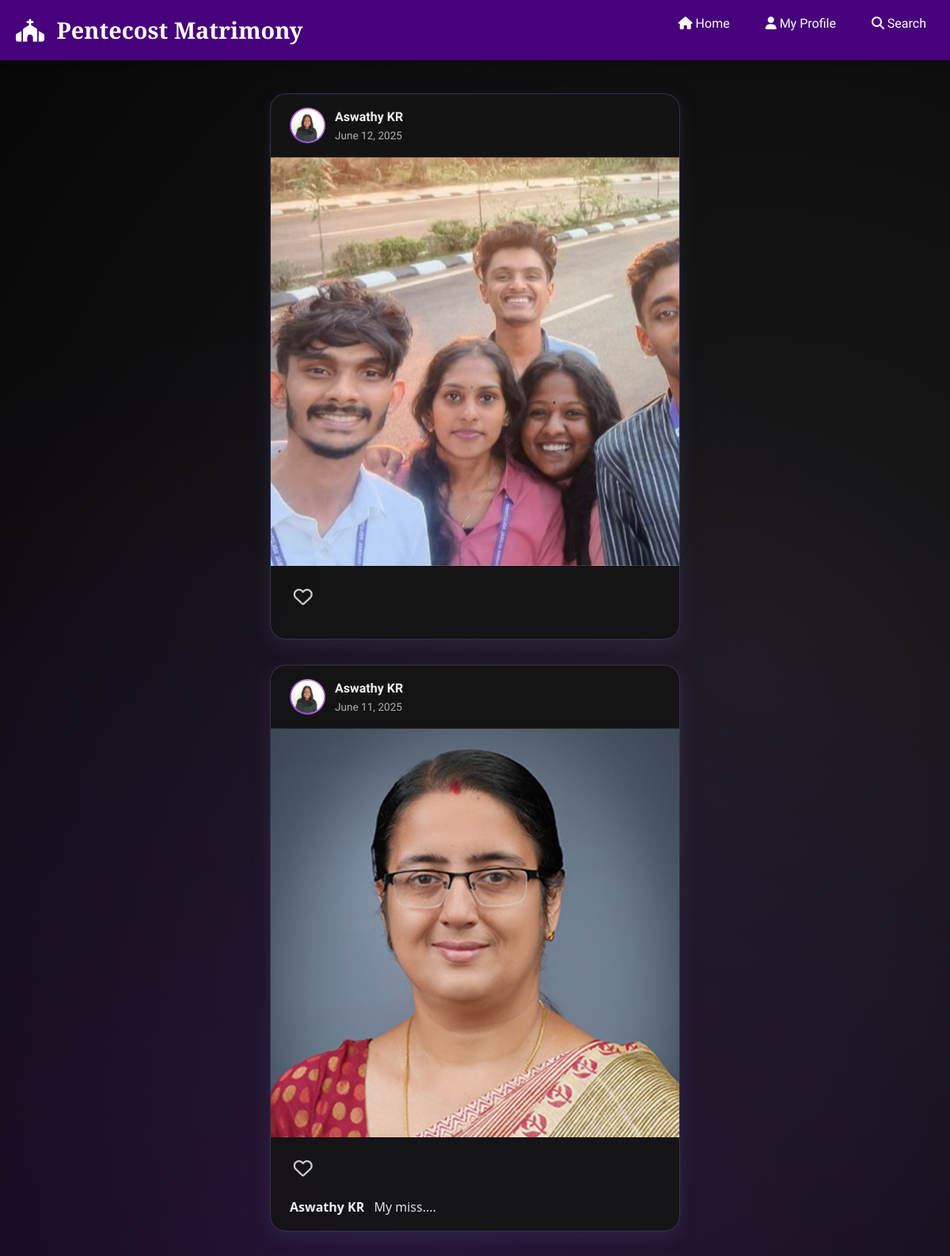
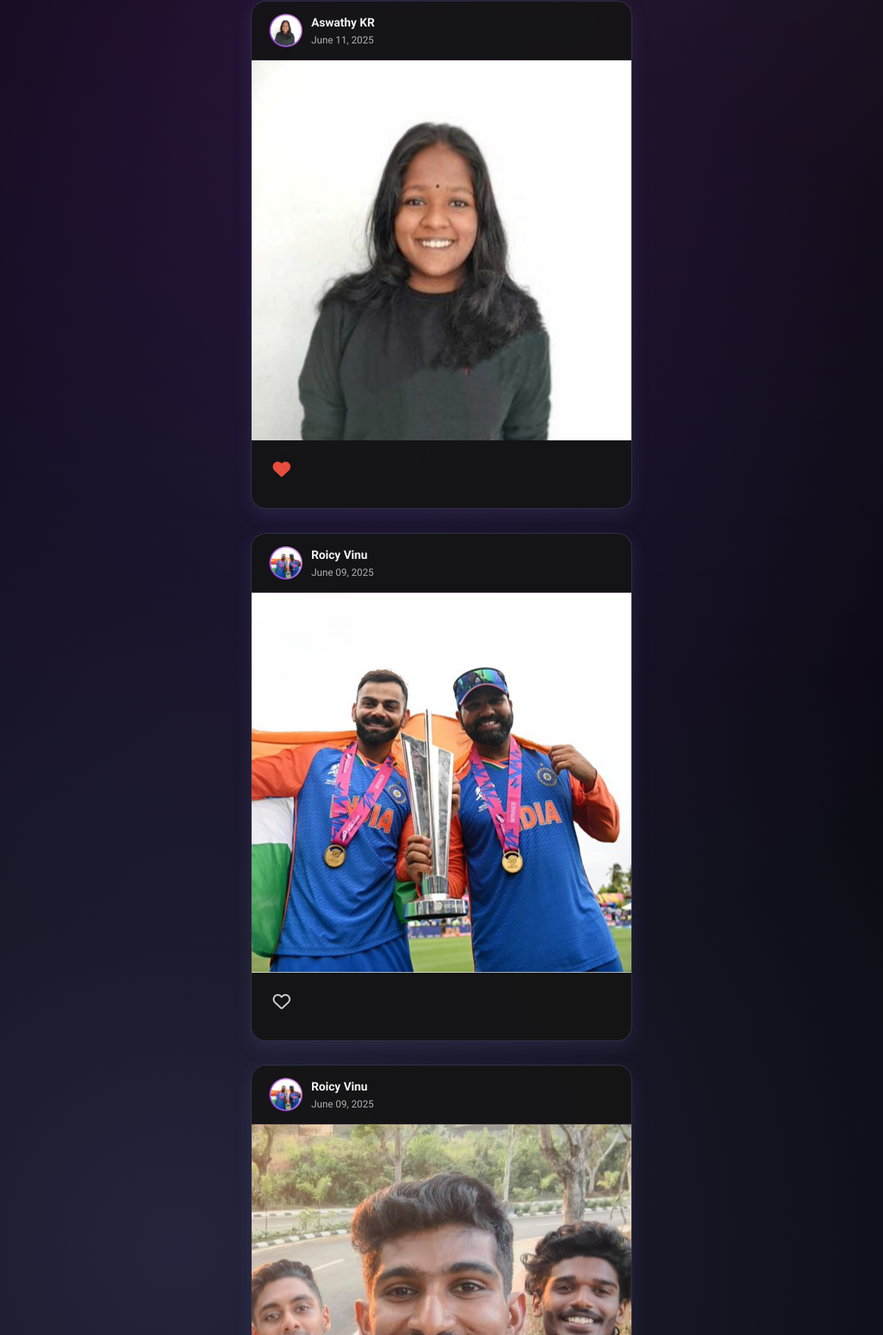
The page /feed/ (signed in, upper part) on the database its author committed (2 pictures, top to bottom).
### matri/models.py (models this page shows, shortened)
class UserPost(models.Model):
    user_profile = models.ForeignKey(UserProfile, on_delete=models.CASCADE, related_name='posts')
    image = models.ImageField(upload_to='user_posts/') # Images will be saved in MEDIA_ROOT/user_posts/
    caption = models.TextField(blank=True, null=True)
    created_at = models.DateTimeField(auto_now_add=True)
    updated_at = models.DateTimeField(auto_now=True)
    class Meta:
        ordering = ['-created_at'] # Show newest posts first

class UserProfile(models.Model):
    GENDER_CHOICES = [('Male', 'Male'), ('Female', 'Female'), ('Other', 'Other')]
    MARITAL_STATUS_CHOICES = [
        ('Never Married', 'Never Married'), ('Divorced', 'Divorced'),
        ('Widowed', 'Widowed'), ('Separated', 'Separated'),
    ]
    DIET_CHOICES = [('Vegetarian', 'Vegetarian'), ('Non-Vegetarian', 'Non-Vegetarian')]
    SMOKING_CHOICES = [('Yes', 'Yes'), ('No', 'No'), ('Occasionally', 'Occasionally')] # Added Occasionally
    DRINKING_CHOICES = [('Yes', 'Yes'), ('No', 'No'), ('Occasionally', 'Occasionally')] # Added Occasionally
    FAMILY_STATUS_CHOICES = [
        ('Middle Class', 'Middle Class'), ('Upper Middle Class', 'Upper Middle Class'),
        ('Rich', 'Rich'), ('Affluent', 'Affluent'),
    ]
    FAMILY_TYPE_CHOICES = [('Joint', 'Joint'), ('Nuclear', 'Nuclear')]
    user = models.OneToOneField(User, on_delete=models.CASCADE)
    full_name = models.CharField(max_length=100)
    gender = models.CharField(max_length=10, choices=GENDER_CHOICES)
    date_of_birth = models.DateField(null=True, blank=True)
    religion = models.CharField(max_length=50, default="Christian", editable=False)
    category = models.CharField(max_length=50, default="Pentecost", editable=False)
    mother_tongue = models.CharField(max_length=50, default="Malayalam")
    marital_status = models.CharField(max_length=20, choices=MARITAL_STATUS_CHOICES)
    height = models.IntegerField(help_text="Height in Cm (e.g. 172)", null=True, blank=True)
    weight = models.IntegerField(help_text="Weight in kg (e.g. 70)", null=True, blank=True)
    education = models.CharField(max_length=100, blank=True, null=True)
    profession = models.CharField(max_length=100, blank=True, null=True)
    Monthly_income = models.CharField(max_length=50, blank=True)
    country = models.CharField(default="India", max_length=50, blank=True)
    state = models.CharField(default="Kerala", max_length=50, blank=True)
    city = models.CharField(max_length=50, blank=True)
    housename = models.CharField(max_length=50, blank=True)
    current_location = models.CharField(max_length=50, blank=True)
    diet = models.CharField(max_length=20, choices=DIET_CHOICES, blank=True)
    smoking = models.CharField(max_length=20, choices=SMOKING_CHOICES, blank=True)
    drinking = models.CharField(max_length=20, choices=DRINKING_CHOICES, blank=True)
    father_name = models.CharField(max_length=100, blank=True, null=True)
    mother_name = models.CharField(max_length=100, blank=True, null=True)
    family_status = models.CharField(max_length=50, choices=FAMILY_STATUS_CHOICES, blank=True)
    family_type = models.CharField(max_length=50, choices=FAMILY_TYPE_CHOICES, blank=True)
    siblings = models.PositiveIntegerField(default=0, null=True, blank=True)
    looking_for = models.CharField(max_length=10, choices=GENDER_CHOICES[:2], blank=True) # Only Male/Female for looking_for
    about_me = models.TextField(blank=True, null=True)
    hobbies = models.CharField(max_length=255, blank=True, null=True)
    has_own_a_car = models.BooleanField(null=True, blank=True)
    profile_picture = models.ImageField(upload_to='profile_pics/', blank=True, null=True)
    is_profile_in_index = models.BooleanField(default=False) # Default to False for new profiles
    is_premium_member = models.BooleanField(default=False)

### matri/views.py (the view)
# urls.py: path('feed/', views.post_feed_view, name='post_feed'),
@login_required
def post_feed_view(request):
    try:
        logged_in_user_profile = UserProfile.objects.select_related('user').get(user=request.user)
    except UserProfile.DoesNotExist:
        messages.warning(request, "Please create your profile to view the feed.")
        return redirect('create_user_profile')
    logged_in_user_gender = logged_in_user_profile.gender
    own_posts_q = Q(user_profile=logged_in_user_profile)
    opposite_gender_posts_q = Q()
    if logged_in_user_gender == 'Male':
        opposite_gender_posts_q = Q(user_profile__gender='Female')
    elif logged_in_user_gender == 'Female':
        opposite_gender_posts_q = Q(user_profile__gender='Male')
    elif logged_in_user_gender == 'Other':
         opposite_gender_posts_q = Q(user_profile__gender='Male') | Q(user_profile__gender='Female')
    final_query = own_posts_q | opposite_gender_posts_q
    all_posts_list = UserPost.objects.filter(final_query).select_related(
        'user_profile',
        'user_profile__user'
    ).distinct().order_by('-created_at')
    liked_post_ids = set(
        Notification.objects.filter(
            sender=request.user,
            post_id__in=[post.id for post in all_posts_list], # Check only against posts in our feed
            message="liked your post"
        ).values_list('post_id', flat=True)
    )
    for post in all_posts_list:
        post.is_liked_by_user = post.id in liked_post_ids
    paginator = Paginator(all_posts_list, 9) # Show 9 posts per page
    page_number = request.GET.get('page')
    posts_page = paginator.get_page(page_number)
    context = {
        'posts_page': posts_page,
        'user_has_profile': True, # If this view is rendered, the user must have a profile
        'page_title': "Community Feed",
    }
    return render(request, 'matri/post_feed.html', context)

### matri/templates/matri/post_feed.html (shortened to what this page needs)
<!DOCTYPE html>
{% load static %}
<html lang="en">
<head>
    <link href="https://cdnjs.cloudflare.com/ajax/libs/font-awesome/6.4.0/css/all.min.css" rel="stylesheet">
    <link href="https://cdn.jsdelivr.net/npm/bootstrap@5.3.0/dist/css/bootstrap.min.css" rel="stylesheet">
</head>
<body>
    <nav>
        <div class="nav-container">
            <a href="{% url 'index' %}" class="logo">
                <i class="fas fa-church"></i> Pentecost Matrimony
            </a>
            <ul class="nav-links">
                <li><a href="{% url 'index' %}"><i class="fas fa-home"></i> Home</a></li>
                {% if user.is_authenticated %}
                    {% if user_has_profile %}
                        <li><a href="{% url 'view_user_profile' %}"><i class="fas fa-user"></i> My Profile</a></li>
                        <li><a href="{% url 'search_users' %}"><i class="fas fa-search"></i> Search</a></li>
                    {% else %}
                        <li><a href="{% url 'create_user_profile' %}"><i class="fas fa-plus-circle"></i> Create Profile</a></li>
                    {% endif %}
                {% else %}
                    <li><a href="{% url 'login' %}" class="auth-link"><i class="fas fa-sign-in-alt"></i> Login</a></li>
                    <li><a href="{% url 'register' %}" class="auth-link"><i class="fas fa-user-plus"></i> Register</a></li>
                {% endif %}
            </ul>
        </div>
    </nav>
    <div class="main-view-container container-fluid">
        <div class="feed-container">
            {% if posts_page.object_list %}
                {% for post in posts_page %}
                <div class="post" style="animation-delay: {{ forloop.counter0|stringformat:".2f"|slice:"1:" }}s;">
                    <div class="post-header">
                        {% if request.user.is_authenticated and request.user.userprofile.is_premium_member or request.user == post.user_profile.user %}
                            <a href="{% url 'view_other_user_profile' profile_id=post.user_profile.id %}" class="avatar-wrapper">
                                {% if post.user_profile.profile_picture %}
                                    <img src="{{ post.user_profile.profile_picture.url }}" alt="{{ post.user_profile.full_name }}" class="avatar-img">
                                {% else %}
                                    <div class="avatar-placeholder"><i class="fas fa-user"></i></div>
                                {% endif %}
                            </a>
                        {% endif %}
                        <div class="user-info">
                            {% if request.user.is_authenticated and request.user.userprofile.is_premium_member or request.user == post.user_profile.user %}
                                <a href="{% url 'view_other_user_profile' profile_id=post.user_profile.id %}" class="username">{{ post.user_profile.full_name }}</a>
                            {% else %}
                                <a href="{% url 'subscribe' %}" class="username">{{ post.user_profile.full_name }}</a>
                            {% endif %}
                            <div class="post-date">{{ post.created_at|date:"F d, Y" }}</div>
                        </div>
                    </div>
                    <div class="post-image-container" data-post-id="{{post.id}}">
                        <img src="{{ post.image.url }}" alt="{{ post.caption|default:'User post'|truncatechars:50 }}" class="post-image">
                    </div>
                    <div class="post-content">
                        <div class="post-actions">
                            <button class="action-btn like-btn" data-post-id="{{post.id}}">
                                {% if post.is_liked_by_user %}
                                    <i class="fas fa-heart"></i>
                                {% else %}
                                    <i class="far fa-heart"></i>
                                {% endif %}
                            </button>
                        </div>
                        {% if post.caption %}
                        <div class="caption">
                            {% if request.user.is_authenticated and request.user.userprofile.is_premium_member or request.user == post.user_profile.user %}
                                <a href="{% url 'view_other_user_profile' profile_id=post.user_profile.id %}" class="username-in-caption">{{ post.user_profile.full_name }}</a>
                            {% else %}
                                <a href="{% url 'subscribe' %}" class="username-in-caption">{{ post.user_profile.full_name }}</a>
                            {% endif %}
                            {{ post.caption }}
                        </div>
                        {% endif %}
                    </div>
                </div>
                {% endfor %}
            {% endif %}
        </div>
    </div>
</body>
</html>

### matri/templates/matri/post_feed.html (style rules this page uses)
* { margin: 0; padding: 0; box-sizing: border-box; }
body { font-family: 'Georgia', serif; line-height: 1.6; color: #E0E0E0; background: black; min-height: 100vh; display: flex; flex-direction: column; position: relative; }
body::before { content: ''; position: fixed; top: 0; left: 0; width: 100%; height: 100%; background: radial-gradient(circle at 20% 80%, rgba(120, 119, 198, 0.3) 0%, transparent 50%), radial-gradient(circle at 80% 20%, rgba(255, 255, 255, 0.1) 0%, transparent 50%), radial-gradient(circle at 40% 40%, rgba(138, 43, 226, 0.2) 0%, transparent 50%); pointer-events: none; z-index: -1; }
nav { position: sticky; top: 0; width: 100%; background: rgba(75, 0, 130, 0.95); backdrop-filter: blur(10px); z-index: 1000; padding: 15px 0; box-shadow: 0 2px 10px rgba(0,0,0,0.1); }
.nav-container { max-width: 1200px; margin: 0 auto; display: flex; justify-content: space-between; align-items: center; padding: 0 20px; }
.logo { font-family: 'Playfair Display', serif; font-size: 1.8rem; font-weight: bold; color: white; text-decoration: none; }
.logo i { margin-right: 8px; }
.nav-links { display: flex; list-style: none; gap: 25px; }
.nav-links a { color: white; text-decoration: none; transition: color 0.3s ease, background-color 0.3s ease; font-weight: 500; padding: 5px 10px; border-radius: 4px; }
.main-view-container { flex-grow: 1; margin-top: 10px; margin-bottom: 40px; }
.feed-container { max-width: 550px; margin: 2rem auto; padding: 0 1rem; }
.post { background: rgba(20, 20, 20, 0.9); border-radius: 20px; margin-bottom: 2rem; overflow: hidden; box-shadow: 0 8px 25px rgba(120, 119, 198, 0.15); backdrop-filter: blur(10px); border: 1px solid rgba(120, 119, 198, 0.3); transform: translateY(20px) scale(0.8); opacity: 0; animation: slideUp 0.6s ease forwards; }
.post-header { padding: 1rem 1.5rem; display: flex; align-items: center; gap: 0.75rem; border-bottom: 1px solid rgba(221, 160, 221, 0.15); }
.avatar-wrapper { width: 45px; height: 45px; border-radius: 50%; padding: 2px; background: linear-gradient(45deg, #8A2BE2, #DDA0DD); }
.avatar-wrapper .avatar-img, .avatar-wrapper .avatar-placeholder { width: 100%; height: 100%; border-radius: 50%; object-fit: cover; display: flex; align-items: center; justify-content: center; background-color: #fff; }
.user-info { flex: 1; }
.username, .username-in-caption { font-weight: 600; font-size: 1rem; color: #F0F0F0; margin-bottom: 2px; text-decoration: none; }
.post-date { font-size: 0.85rem; color: #b0b0b0; }
.post-image-container { width: 100%; background-color: #1a1a1a; cursor: pointer; }
.post-image { display: block; width: 100%; max-height: 600px; height: auto; object-fit: cover; }
.post-content { padding: 1rem 1.5rem; }
.post-actions { display: flex; gap: 0.5rem; margin-bottom: 0.75rem; }
.action-btn { background: none; border: none; font-size: 1.5rem; cursor: pointer; color: #cccccc; transition: all 0.3s ease; padding: 0.3rem; }
.action-btn .fas.fa-heart { color: #e74c3c; }
.caption { line-height: 1.6; color: #E0E0E0; font-family: 'Segoe UI', Tahoma, Geneva, Verdana, sans-serif; }
.username-in-caption { margin-right: 0.5rem; }

### rows shown on the page
UserPost: user_profile.profile_picture (picture), user_profile.full_name "Aswathy KR", created_at "June 12, 2025", image (picture)
UserPost: user_profile.profile_picture (picture), user_profile.full_name "Aswathy KR", created_at "June 11, 2025", image (picture), caption "My miss...."
UserPost: user_profile.profile_picture (picture), user_profile.full_name "Aswathy KR", created_at "June 11, 2025", image (picture)
UserPost: user_profile.profile_picture (picture), user_profile.full_name "Roicy Vinu", created_at "June 09, 2025", image (picture)
UserPost: user_profile.profile_picture (picture), user_profile.full_name "Roicy Vinu", created_at "June 09, 2025", image (picture)
